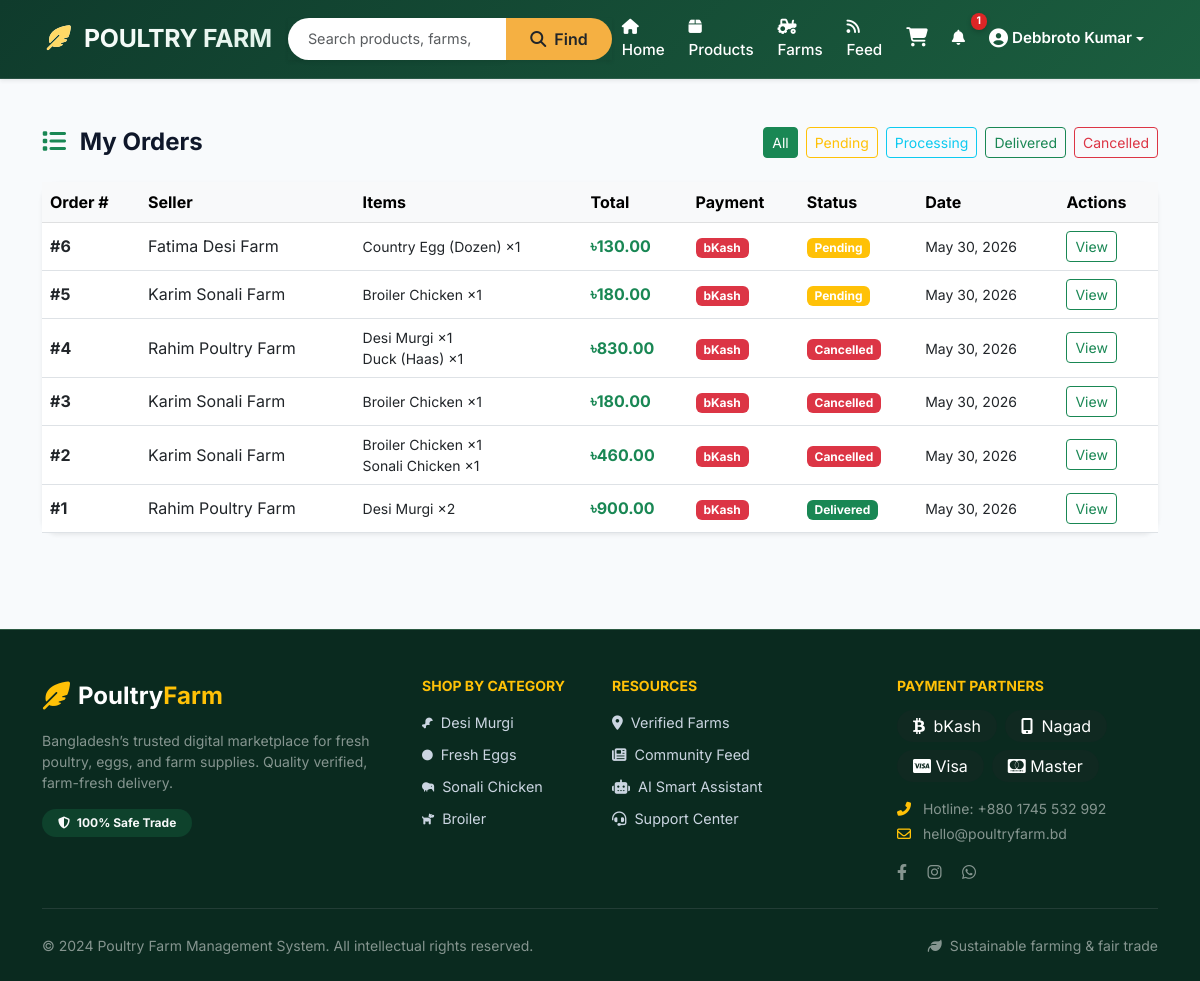
The app's page /orders/my-orders/ (signed in) with its own data.
### accounts/models.py (models this page shows, shortened)
class User(AbstractBaseUser, PermissionsMixin):
    USER_TYPE_CHOICES = [
        ('buyer', 'Buyer'),
        ('seller', 'Seller'),
        ('admin', 'Admin'),
    ]
    email = models.EmailField(unique=True)
    full_name = models.CharField(max_length=150)
    phone_number = models.CharField(max_length=20)
    user_type = models.CharField(max_length=10, choices=USER_TYPE_CHOICES, default='buyer')
    profile_image = models.ImageField(upload_to='profiles/', null=True, blank=True)
    is_active = models.BooleanField(default=True)
    is_staff = models.BooleanField(default=False)
    date_joined = models.DateTimeField(default=timezone.now)
    USERNAME_FIELD = 'email'
    REQUIRED_FIELDS = ['full_name']
    objects = UserManager()
    @property
    def is_seller(self):
        return self.user_type == 'seller'
    @property
    def is_buyer(self):
        return self.user_type == 'buyer'
    @property
    def has_farm_profile(self):
        return hasattr(self, 'farm_profile')

### orders/models.py (models this page shows, shortened)
class Order(models.Model):
    STATUS_CHOICES = [
        ('pending', 'Pending'),
        ('processing', 'Processing'),
        ('delivered', 'Delivered'),
        ('cancelled', 'Cancelled'),
    ]
    PAYMENT_CHOICES = [
        ('bkash', 'bKash'),
        ('nagad', 'Nagad'),
    ]
    buyer = models.ForeignKey(User, on_delete=models.CASCADE, related_name='orders')
    seller = models.ForeignKey(User, on_delete=models.CASCADE, related_name='received_orders')
    delivery_address = models.TextField()
    phone_number = models.CharField(max_length=20)
    payment_method = models.CharField(max_length=10, choices=PAYMENT_CHOICES)
    transaction_id = models.CharField(max_length=100)
    coupon_code = models.CharField(max_length=20, blank=True)
    discount_amount = models.DecimalField(max_digits=10, decimal_places=2, default=0)
    subtotal = models.DecimalField(max_digits=10, decimal_places=2, default=0)
    total_amount = models.DecimalField(max_digits=10, decimal_places=2, default=0)
    status = models.CharField(max_length=15, choices=STATUS_CHOICES, default='pending')
    payment_verified = models.BooleanField(default=False)
    notes = models.TextField(blank=True)
    created_at = models.DateTimeField(auto_now_add=True)
    updated_at = models.DateTimeField(auto_now=True)
    class Meta:
        ordering = ['-created_at']

class OrderItem(models.Model):
    order = models.ForeignKey(Order, on_delete=models.CASCADE, related_name='items')
    product = models.ForeignKey(Product, on_delete=models.SET_NULL, null=True)
    product_name = models.CharField(max_length=200)
    product_price = models.DecimalField(max_digits=10, decimal_places=2)
    quantity = models.PositiveIntegerField()
    subtotal = models.DecimalField(max_digits=10, decimal_places=2)

### farms/models.py (models this page shows, shortened)
class FarmProfile(models.Model):
    seller = models.OneToOneField(User, on_delete=models.CASCADE, related_name='farm_profile')
    farm_name = models.CharField(max_length=200)
    location = models.CharField(max_length=300)
    farm_image = models.ImageField(upload_to='farms/', null=True, blank=True)
    contact_number = models.CharField(max_length=20)
    description = models.TextField()
    is_verified = models.BooleanField(default=False)
    created_at = models.DateTimeField(auto_now_add=True)
    updated_at = models.DateTimeField(auto_now=True)

### orders/views.py (the view)
# urls.py: path('my-orders/', views.order_list_view, name='order_list'),
@login_required
def order_list_view(request):
    if request.user.is_buyer:
        orders = Order.objects.filter(buyer=request.user)
    else:
        orders = Order.objects.filter(seller=request.user)
    status_filter = request.GET.get('status', '')
    if status_filter:
        orders = orders.filter(status=status_filter)
    return render(request, 'orders/order_list.html', {'orders': orders, 'status_filter': status_filter})

### templates/orders/order_list.html (shortened to what this page needs)
{% extends 'base.html' %}
{% block content %}
<div class="container py-4">
    <div class="d-flex justify-content-between align-items-center mb-4">
        <h4 class="fw-bold mb-0">
            <i class="fas fa-list me-2 text-success"></i>
            {% if user.is_seller %}Received Orders{% else %}My Orders{% endif %}
        </h4>
        <div class="d-flex gap-2 flex-wrap">
            <a href="?" class="btn btn-sm {% if not status_filter %}btn-success{% else %}btn-outline-secondary{% endif %}">All</a>
            <a href="?status=pending" class="btn btn-sm {% if status_filter == 'pending' %}btn-warning{% else %}btn-outline-warning{% endif %}">Pending</a>
            <a href="?status=processing" class="btn btn-sm {% if status_filter == 'processing' %}btn-info{% else %}btn-outline-info{% endif %}">Processing</a>
            <a href="?status=delivered" class="btn btn-sm {% if status_filter == 'delivered' %}btn-success{% else %}btn-outline-success{% endif %}">Delivered</a>
            <a href="?status=cancelled" class="btn btn-sm {% if status_filter == 'cancelled' %}btn-danger{% else %}btn-outline-danger{% endif %}">Cancelled</a>
        </div>
    </div>
    {% if orders %}
    <div class="card border-0 shadow-sm rounded-4">
        <div class="table-responsive">
            <table class="table table-hover align-middle mb-0">
                <thead class="table-light">
                    <tr>
                        <th>Order #</th>
                        <th>{% if user.is_seller %}Buyer{% else %}Seller{% endif %}</th>
                        <th>Items</th>
                        <th>Total</th>
                        <th>Payment</th>
                        <th>Status</th>
                        <th>Date</th>
                        <th>Actions</th>
                    </tr>
                </thead>
                <tbody>
                    {% for order in orders %}
                    <tr>
                        <td class="fw-bold">#{{ order.pk }}</td>
                        <td>
                            {% if user.is_seller %}{{ order.buyer.full_name }}<br><small class="text-muted">{{ order.buyer.phone_number }}</small>
                            {% else %}
                            {% if order.seller.has_farm_profile %}{{ order.seller.farm_profile.farm_name }}{% else %}{{ order.seller.full_name }}{% endif %}
                            {% endif %}
                        </td>
                        <td>
                            {% for item in order.items.all|slice:":2" %}
                            <small class="d-block">{{ item.product_name }} ×{{ item.quantity }}</small>
                            {% endfor %}
                        </td>
                        <td class="fw-bold text-success">৳{{ order.total_amount }}</td>
                        <td>
                            <span class="badge bg-{% if order.payment_method == 'bkash' %}danger{% else %}warning{% endif %}">
                                {{ order.get_payment_method_display }}
                            </span>
                        </td>
                        <td>
                            <span class="badge bg-{% if order.status == 'pending' %}warning{% elif order.status == 'processing' %}info{% elif order.status == 'delivered' %}success{% else %}danger{% endif %}">
                                {{ order.get_status_display }}
                            </span>
                        </td>
                        <td><small>{{ order.created_at|date:"M d, Y" }}</small></td>
                        <td>
                            <a href="{% url 'orders:order_detail' order.pk %}" class="btn btn-sm btn-outline-success">View</a>
                        </td>
                    </tr>
                    {% endfor %}
                </tbody>
            </table>
        </div>
    </div>
    {% else %}
    <div class="text-center py-5">
        <i class="fas fa-shopping-bag fa-4x text-muted mb-3"></i>
        <h5 class="text-muted">No orders found</h5>
        {% if user.is_buyer %}<a href="{% url 'products:product_list' %}" class="btn btn-success mt-2">Start Shopping</a>{% endif %}
    </div>
    {% endif %}
</div>
{% endblock %}

### templates/base.html (shortened to what this page needs)
<!DOCTYPE html>
<html lang="en">
<head>
    {% load static %}
    <link href="https://cdn.jsdelivr.net/npm/bootstrap@5.3.0/dist/css/bootstrap.min.css" rel="stylesheet">
    <link href="https://cdnjs.cloudflare.com/ajax/libs/font-awesome/6.4.0/css/all.min.css" rel="stylesheet">
</head>
<body>
<nav class="navbar navbar-expand-lg navbar-premium sticky-top shadow-sm">
    <div class="container px-2 px-lg-3">
        <a class="navbar-brand fw-bold" href="{% url 'home' %}">
            <i class="fas fa-feather-alt me-2" style="color: #ffd966;"></i> POULTRY FARM
        </a>
        <div class="collapse navbar-collapse" id="navbarNav">
            <form class="d-flex mx-auto my-2 my-lg-0 w-100 w-lg-50" method="GET" action="{% url 'products:product_list' %}">
                <div class="input-group shadow-sm">
                    <input class="form-control search-bar" type="search" name="q" placeholder="Search products, farms, categories..." value="{{ request.GET.q }}" aria-label="Search">
                    <button class="btn search-btn" type="submit"><i class="fas fa-search me-1"></i> Find</button>
                </div>
            </form>
            <ul class="navbar-nav ms-auto mt-3 mt-lg-0 align-items-center gap-1">
                <li class="nav-item"><a class="nav-link text-white" href="{% url 'home' %}"><i class="fas fa-home me-1"></i> Home</a></li>
                <li class="nav-item"><a class="nav-link text-white" href="{% url 'products:product_list' %}"><i class="fas fa-box me-1"></i> Products</a></li>
                <li class="nav-item"><a class="nav-link text-white" href="{% url 'farms:farm_list' %}"><i class="fas fa-tractor me-1"></i> Farms</a></li>
                <li class="nav-item"><a class="nav-link text-white" href="{% url 'social:feed' %}"><i class="fas fa-rss me-1"></i> Feed</a></li>
                {% if user.is_authenticated %}
                    {% if user.is_buyer %}
                    <li class="nav-item position-relative">
                        <a class="nav-link text-white" href="{% url 'orders:cart' %}">
                            <i class="fas fa-shopping-cart cart-icon"></i>
                        </a>
                    </li>
                    {% endif %}
                    <li class="nav-item position-relative">
                        <a class="nav-link text-white" href="{% url 'notifications:list' %}">
                            <i class="fas fa-bell"></i>
                            {% if notification_count > 0 %}
                            <span class="badge-counter">{{ notification_count }}</span>
                            {% endif %}
                        </a>
                    </li>
                    <li class="nav-item dropdown">
                        <a class="nav-link dropdown-toggle text-white d-flex align-items-center" href="#" id="navbarDropdown" role="button" data-bs-toggle="dropdown" aria-expanded="false">
                            <span class="fw-semibold">{{ user.full_name|truncatechars:14 }}</span>
                        </a>
                    </li>
                {% else %}
                    <li class="nav-item"><a class="btn btn-outline-light-custom me-2" href="{% url 'accounts:login' %}"><i class="fas fa-key me-1"></i> Login</a></li>
                    <li class="nav-item"><a class="btn btn-warning-custom" href="{% url 'accounts:register' %}"><i class="fas fa-user-plus me-1"></i> Register</a></li>
                {% endif %}
            </ul>
        </div>
    </div>
</nav>
<main class="py-4">
    {% block content %}{% endblock %}
</main>
<footer class="footer-premium text-white pt-5 pb-4 mt-5">
    <div class="container">
        <div class="row g-4">
            <div class="col-lg-4 col-md-6">
                <div class="d-flex align-items-center mb-3">
                    <i class="fas fa-feather-alt fs-3 me-2 text-warning"></i>
                    <span class="fw-bold fs-4">Poultry<span class="text-warning">Farm</span></span>
                </div>
                <p class="text-white-50 small lh-base">Bangladesh’s trusted digital marketplace for fresh poultry, eggs, and farm supplies. Quality verified, farm-fresh delivery.</p>
                <div class="mt-3">
                    <span class="badge bg-success bg-opacity-25 text-light px-3 py-2 rounded-pill"><i class="fas fa-shield-alt me-1"></i> 100% Safe Trade</span>
                </div>
            </div>
            <div class="col-lg-2 col-md-6">
                <h6 class="fw-bold text-uppercase small text-warning mb-3">Shop by Category</h6>
                <ul class="list-unstyled">
                    <li class="mb-2"><a href="{% url 'products:product_list' %}?category=desi_murgi" class="footer-link">Desi Murgi</a></li>
                    <li class="mb-2"><a href="{% url 'products:product_list' %}?category=egg" class="footer-link">Fresh Eggs</a></li>
                    <li class="mb-2"><a href="{% url 'products:product_list' %}?category=sonali" class="footer-link">Sonali Chicken</a></li>
                    <li class="mb-2"><a href="{% url 'products:product_list' %}?category=broiler" class="footer-link">Broiler</a></li>
                </ul>
            </div>
            <div class="col-lg-3 col-md-6">
                <h6 class="fw-bold text-uppercase small text-warning mb-3">Resources</h6>
                <ul class="list-unstyled">
                    <li class="mb-2"><a href="{% url 'farms:farm_list' %}" class="footer-link"><i class="fas fa-map-marker-alt me-2"></i>Verified Farms</a></li>
                    <li class="mb-2"><a href="{% url 'social:feed' %}" class="footer-link"><i class="fas fa-newspaper me-2"></i>Community Feed</a></li>
                    {% if user.is_authenticated %}
                    <li class="mb-2"><a href="{% url 'chat:ai_chat' %}" class="footer-link"><i class="fas fa-robot me-2"></i>AI Smart Assistant</a></li>
                    {% endif %}
                    <li class="mb-2"><a href="#" class="footer-link"><i class="fas fa-headset me-2"></i>Support Center</a></li>
                </ul>
            </div>
            <div class="col-lg-3 col-md-6">
                <h6 class="fw-bold text-uppercase small text-warning mb-3">Payment Partners</h6>
                <div class="d-flex flex-wrap gap-2 mb-3">
                    <span class="bg-dark bg-opacity-25 px-3 py-1 rounded-pill"><i class="fab fa-btc me-1"></i> bKash</span>
                    <span class="bg-dark bg-opacity-25 px-3 py-1 rounded-pill"><i class="fas fa-mobile-alt me-1"></i> Nagad</span>
                    <span class="bg-dark bg-opacity-25 px-3 py-1 rounded-pill"><i class="fab fa-cc-visa"></i> Visa</span>
                    <span class="bg-dark bg-opacity-25 px-3 py-1 rounded-pill"><i class="fab fa-cc-mastercard"></i> Master</span>
                </div>
                <p class="text-white-50 small mb-1"><i class="fas fa-phone-alt me-2 text-warning"></i> Hotline: +880 1745 532 992</p>
                <p class="text-white-50 small"><i class="far fa-envelope me-2 text-warning"></i> hello@poultryfarm.bd</p>
                <div class="mt-2">
                    <a href="#" class="text-white-50 me-3"><i class="fab fa-facebook-f"></i></a>
                    <a href="#" class="text-white-50 me-3"><i class="fab fa-instagram"></i></a>
                    <a href="#" class="text-white-50"><i class="fab fa-whatsapp"></i></a>
                </div>
            </div>
        </div>
        <hr class="border-secondary my-4">
        <div class="row align-items-center">
            <div class="col-md-6 text-center text-md-start">
                <p class="small text-white-50 mb-0">&copy; 2024 Poultry Farm Management System. All intellectual rights reserved.</p>
            </div>
            <div class="col-md-6 text-center text-md-end mt-2 mt-md-0">
                <span class="small text-white-50"><i class="fas fa-leaf me-1"></i> Sustainable farming & fair trade</span>
            </div>
        </div>
    </div>
</footer>
</body>
</html>

### records on screen
User: full_name "Debbroto Kumar"
Order: pk "6", seller.farm_profile.farm_name "Fatima Desi Farm", total_amount "130.00", payment_method "bKash", status "Pending", created_at "May 30, 2026"
OrderItem: product_name "Country Egg (Dozen)", quantity "1"
Order: pk "5", seller.farm_profile.farm_name "Karim Sonali Farm", total_amount "180.00", payment_method "bKash", status "Pending", created_at "May 30, 2026"
OrderItem: product_name "Broiler Chicken", quantity "1"
Order: pk "4", seller.farm_profile.farm_name "Rahim Poultry Farm", total_amount "830.00", payment_method "bKash", status "Cancelled", created_at "May 30, 2026"
OrderItem: product_name "Desi Murgi", quantity "1"
OrderItem: product_name "Duck (Haas)", quantity "1"
Order: pk "3", seller.farm_profile.farm_name "Karim Sonali Farm", total_amount "180.00", payment_method "bKash", status "Cancelled", created_at "May 30, 2026"
OrderItem: product_name "Broiler Chicken", quantity "1"
Order: pk "2", seller.farm_profile.farm_name "Karim Sonali Farm", total_amount "460.00", payment_method "bKash", status "Cancelled", created_at "May 30, 2026"
OrderItem: product_name "Broiler Chicken", quantity "1"
OrderItem: product_name "Sonali Chicken", quantity "1"
Order: pk "1", seller.farm_profile.farm_name "Rahim Poultry Farm", total_amount "900.00", payment_method "bKash", status "Delivered", created_at "May 30, 2026"
OrderItem: product_name "Desi Murgi", quantity "2"

### other values on screen
{{ notification_count }} "1"
